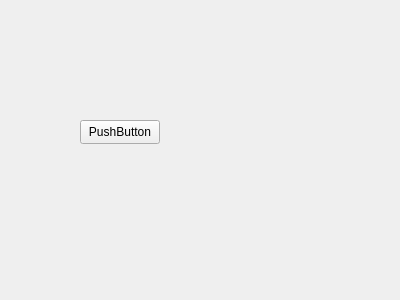
<?xml version="1.0" encoding="UTF-8"?>
<ui version="4.0">
 <class>InstBufferViewer</class>
 <widget class="QFrame" name="InstBufferViewer">
  <property name="geometry">
   <rect>
    <x>0</x>
    <y>0</y>
    <width>400</width>
    <height>300</height>
   </rect>
  </property>
  <property name="windowTitle">
   <string>Frame</string>
  </property>
  <widget class="QPushButton" name="pushButton">
   <property name="geometry">
    <rect>
     <x>80</x>
     <y>120</y>
     <width>80</width>
     <height>24</height>
    </rect>
   </property>
   <property name="text">
    <string>PushButton</string>
   </property>
  </widget>
 </widget>
 <resources/>
 <connections/>
</ui>
